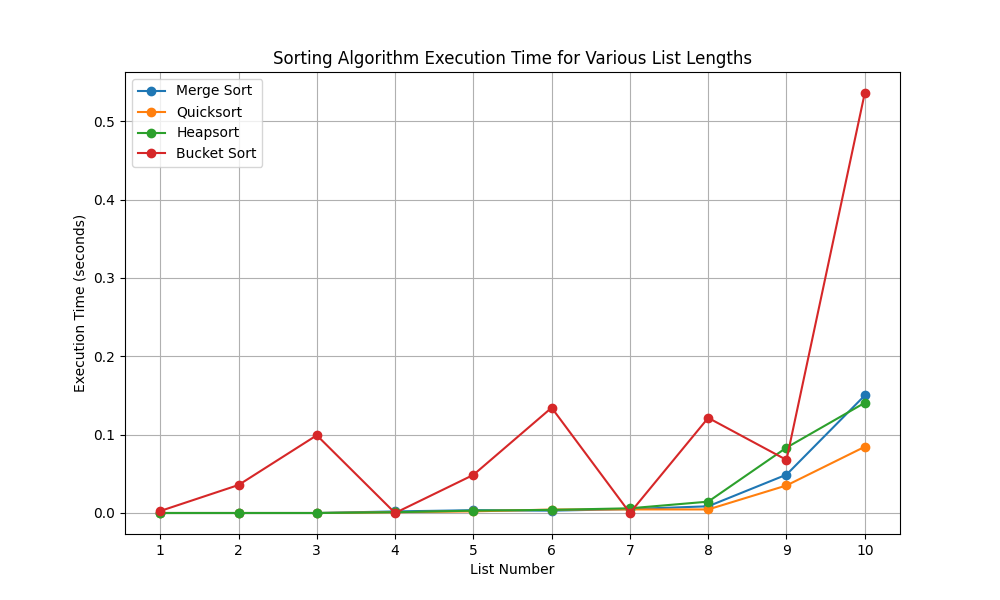

This figure's Python source:
import time
import matplotlib.pyplot as plt
from List_generation import *


def merge_sort(arr):
    if len(arr) <= 1:
        return arr

    mid = len(arr) // 2
    left_half = arr[:mid]
    right_half = arr[mid:]

    left_half = merge_sort(left_half)
    right_half = merge_sort(right_half)

    return merge(left_half, right_half)


def merge(left, right):
    result = []
    left_idx, right_idx = 0, 0

    while left_idx < len(left) and right_idx < len(right):
        if left[left_idx] < right[right_idx]:
            result.append(left[left_idx])
            left_idx += 1
        else:
            result.append(right[right_idx])
            right_idx += 1

    result.extend(left[left_idx:])
    result.extend(right[right_idx:])

    return result


def quicksort(arr):
    if len(arr) <= 1:
        return arr
    pivot = arr[len(arr) // 2]
    left = [x for x in arr if x < pivot]
    middle = [x for x in arr if x == pivot]
    right = [x for x in arr if x > pivot]
    return quicksort(left) + middle + quicksort(right)


def heapify(arr, n, i):
    largest = i
    l = 2 * i + 1
    r = 2 * i + 2

    if l < n and arr[l] > arr[largest]:
        largest = l

    if r < n and arr[r] > arr[largest]:
        largest = r

    if largest != i:
        arr[i], arr[largest] = arr[largest], arr[i]
        heapify(arr, n, largest)


def heap_sort(arr):
    n = len(arr)

    for i in range(n // 2 - 1, -1, -1):
        heapify(arr, n, i)

    for i in range(n - 1, 0, -1):
        arr[i], arr[0] = arr[0], arr[i]
        heapify(arr, i, 0)


def bucket_sort(arr):
    # Find maximum and minimum values in the array
    max_val, min_val = max(arr), min(arr)
    range_val = max_val - min_val + 1

    range_val = int(range_val)
    buckets = [[] for _ in range(range_val)]

    # Fill buckets
    for num in arr:
        buckets[int(num - min_val)].append(num)


    # Concatenate buckets
    sorted_arr = []
    for bucket in buckets:
        sorted_arr.extend(bucket)

    return sorted_arr


lists = [List_1, List_2, List_3, List_4, List_5, List_6, List_7, List_8, List_9, List_10]
execution_times_merge_sort = []
execution_times_quicksort = []
execution_times_heap_sort = []
execution_times_bucket_sort = []

for i, lst in enumerate(lists):
    # Merge sort
    start_time = time.time()
    merge_sort(lst.copy())
    end_time = time.time()
    execution_times_merge_sort.append(end_time - start_time)

    # Quicksort
    start_time = time.time()
    quicksort(lst.copy())
    end_time = time.time()
    execution_times_quicksort.append(end_time - start_time)

    # Heapsort
    start_time = time.time()
    heap_sort(lst.copy())
    end_time = time.time()
    execution_times_heap_sort.append(end_time - start_time)

    # Bucket sort
    start_time = time.time()
    bucket_sort(lst.copy())
    end_time = time.time()
    execution_times_bucket_sort.append(end_time - start_time)

# Plot execution times for each sort
plt.figure(figsize=(10, 6))

plt.plot(range(1, len(lists) + 1), execution_times_merge_sort, label='Merge Sort', marker='o')
plt.plot(range(1, len(lists) + 1), execution_times_quicksort, label='Quicksort', marker='o')
plt.plot(range(1, len(lists) + 1), execution_times_heap_sort, label='Heapsort', marker='o')
plt.plot(range(1, len(lists) + 1), execution_times_bucket_sort, label='Bucket Sort', marker='o')

plt.title('Sorting Algorithm Execution Time for Various List Lengths')
plt.xlabel('List Number')
plt.ylabel('Execution Time (seconds)')
plt.legend()
plt.grid(True)
plt.xticks(range(1, len(lists) + 1))
plt.show()
